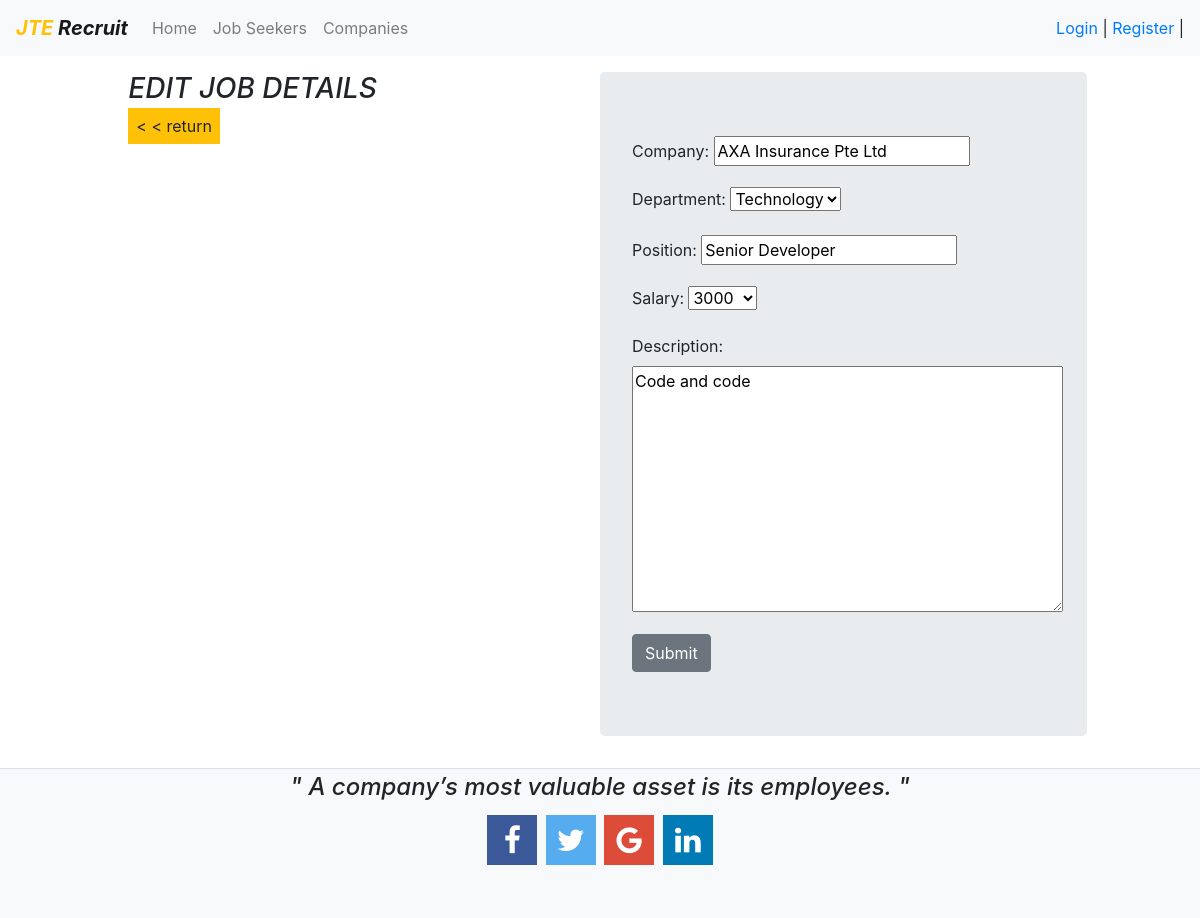
Page /listing/edit_listing/3 on the committed database.
### job_listing/models.py (models this page shows, shortened)
class job_database(models.Model):
    user = models.ForeignKey(
        MyUser, on_delete=models.CASCADE,
        null= False,
        blank = False
        )
    company = models.CharField(max_length=30)
    DEPARTMENT = [
        ('Sales','Sales'),
        ('HR ','HR'),
        ('Technology','Technology'),
        ('Accounts','Accounts'),
    ]
    department = models.CharField(
        max_length=15,
        choices=DEPARTMENT,
        default='Sales',
        blank=False
    )
    position = models.CharField(max_length=30)
    SALARY_CHOICES = [
        (2000,'2000'),
        (3000,'3000'),
        (4000,'4000'),
        (5000,'5000'),
        (6000,'6000'),
        (7000,'7000'),
        (8000,'8000'),
        (9000,'9000'),
        (10000,'10000'),
    ]
    salary = models.IntegerField(
        choices = SALARY_CHOICES,
        default = '4000'
    )
    description = models.TextField(max_length = 255)

### job_listing/views.py (the view)
# urls.py: path('edit_listing/<id>', edit_listing, name='edit_listing'),
def edit_listing(request, id):
    job = get_object_or_404(job_database, pk=id)
    if request.method == "POST":
        edit_job = Editjob(request.POST, instance=job)
        if edit_job.is_valid():
            edit_job.user = request.user
            edit_job.save()
            return redirect(show_listing)
    else:
        edit_job = Editjob(instance=job)
        return render(request, 'edit_listing.html',{
            'form': edit_job
        })
    return render(request, 'edit_listing.html')

### job_listing/forms.py
class Editjob(forms.ModelForm):
    class Meta:
        model = job_database
        fields = (
            'company',
            'department',
            'position',
            'salary',
            'description',
        )

### job_listing/templates/edit_listing.html (shortened to what this page needs)
{% extends 'base.html' %}
{% block content %}
    <div class="container-fluid pt-3">
        <div class='row justify-content-around px-3'>
            <div class='col-3 '>
                <h3><i>EDIT JOB DETAILS</i></h3>
                <a class='p-2 btn-warning' href="{% url 'show_listing' %}"> &lt &lt return</a>
            </div>
            <div class="col-5 jumbotron text-left">
                <form method='POST'>
                     {{ form.as_p }}
                     <input class='btn btn-secondary' type="submit">
                </form>
            </div>
        </div>
    </div>
{% endblock %}

### rows in the picture
job_database: company "AXA Insurance Pte Ltd", department "Technology", position "Senior Developer", salary "3000", description "Code and code"
